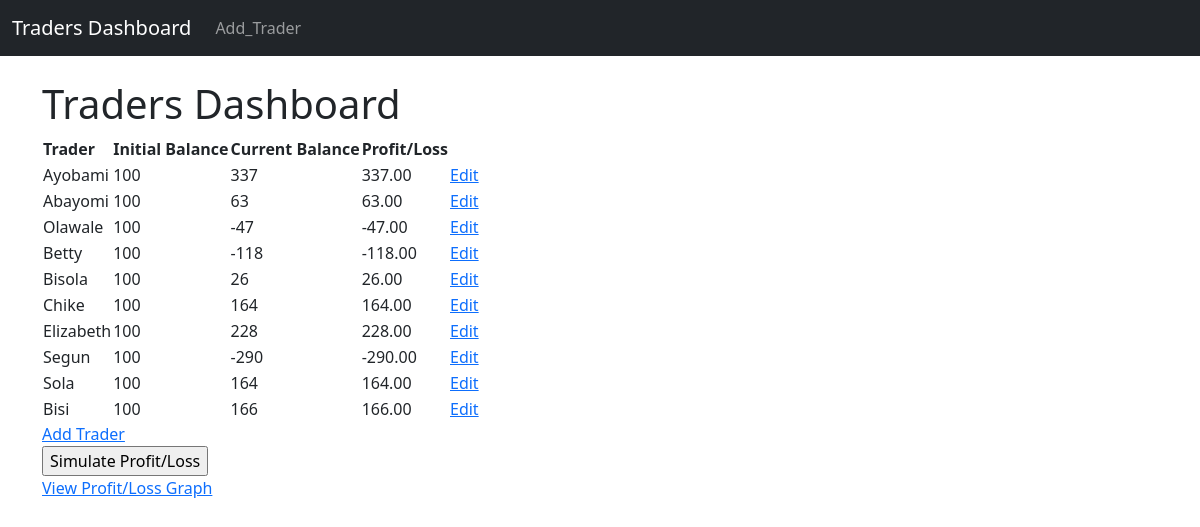
/dashboard/, run on the app's committed database.
### dashboard/models.py (models this page shows, shortened)
class Trader(models.Model):
    name = models.CharField(max_length=100)
    initial_balance = models.IntegerField(blank=True, null=True)
    current_balance = models.IntegerField(blank=True, null=True)

### dashboard/views.py (the view)
# urls.py: path('dashboard/', dashboard, name='dashboard'),
def dashboard(request):
    traders = Trader.objects.all()
    return render(request, 'dashboard.html', {'traders': traders})

### dashboard/templates/dashboard.html (shortened to what this page needs)
{% extends 'base.html' %}
    {% block content %}
    <h1>Traders Dashboard</h1>
    <table>
        <tr>
            <th>Trader</th>
            <th>Initial Balance</th>
            <th>Current Balance</th>
            <th>Profit/Loss</th>
        </tr>
        {% for trader in traders %}
        <tr>
            <td>{{ trader.name }}</td>
            <td>{{ trader.initial_balance }}</td>
            <td>{{ trader.current_balance }}</td>
            <td>{{ trader.current_balance|floatformat:2 }}</td>
            <td><a href="{% url 'edit_trader' trader.id %}">Edit</a></td>
        </tr>
        {% endfor %}
    </table>
    <a href="{% url 'add_trader' %}">Add Trader</a>
    <form action="{% url 'simulate_profit_loss' %}" method="post">
        <input type="submit" value="Simulate Profit/Loss">
    </form>
    <a href="{% url 'profit_loss_graph' %}">View Profit/Loss Graph</a>
    {% endblock %}

### dashboard/templates/base.html (shortened to what this page needs)
<!doctype html>
<html lang="en">
  <head>
    <link href="https://cdn.jsdelivr.net/npm/bootstrap@5.3.0-alpha3/dist/css/bootstrap.min.css" rel="stylesheet">
  </head>
  <body>
    <nav class="navbar navbar-expand-lg navbar-dark bg-dark">
        <div class="container-fluid">
          <a class="navbar-brand" href="{% url 'dashboard' %}">Traders Dashboard</a>
          <div class="collapse navbar-collapse" id="navbarNav">
            <ul class="navbar-nav">
              <li class="nav-item">
                <a class="nav-link" href="{% url 'add_trader' %}">Add_Trader</a>
              </li>
            </ul>
          </div>
        </div>
      </nav>
    <div class="container">
      <br>
      {% block content %}
      {% endblock %}
    </div>
  </body>
</html>

### data on the page
Trader: name "Ayobami", initial_balance "100", current_balance "337", current_balance "337.00"
Trader: name "Abayomi", initial_balance "100", current_balance "63", current_balance "63.00"
Trader: name "Olawale", initial_balance "100", current_balance "-47", current_balance "-47.00"
Trader: name "Betty", initial_balance "100", current_balance "-118", current_balance "-118.00"
Trader: name "Bisola", initial_balance "100", current_balance "26", current_balance "26.00"
Trader: name "Chike", initial_balance "100", current_balance "164", current_balance "164.00"
Trader: name "Elizabeth", initial_balance "100", current_balance "228", current_balance "228.00"
Trader: name "Segun", initial_balance "100", current_balance "-290", current_balance "-290.00"
Trader: name "Sola", initial_balance "100", current_balance "164", current_balance "164.00"
Trader: name "Bisi", initial_balance "100", current_balance "166", current_balance "166.00"
